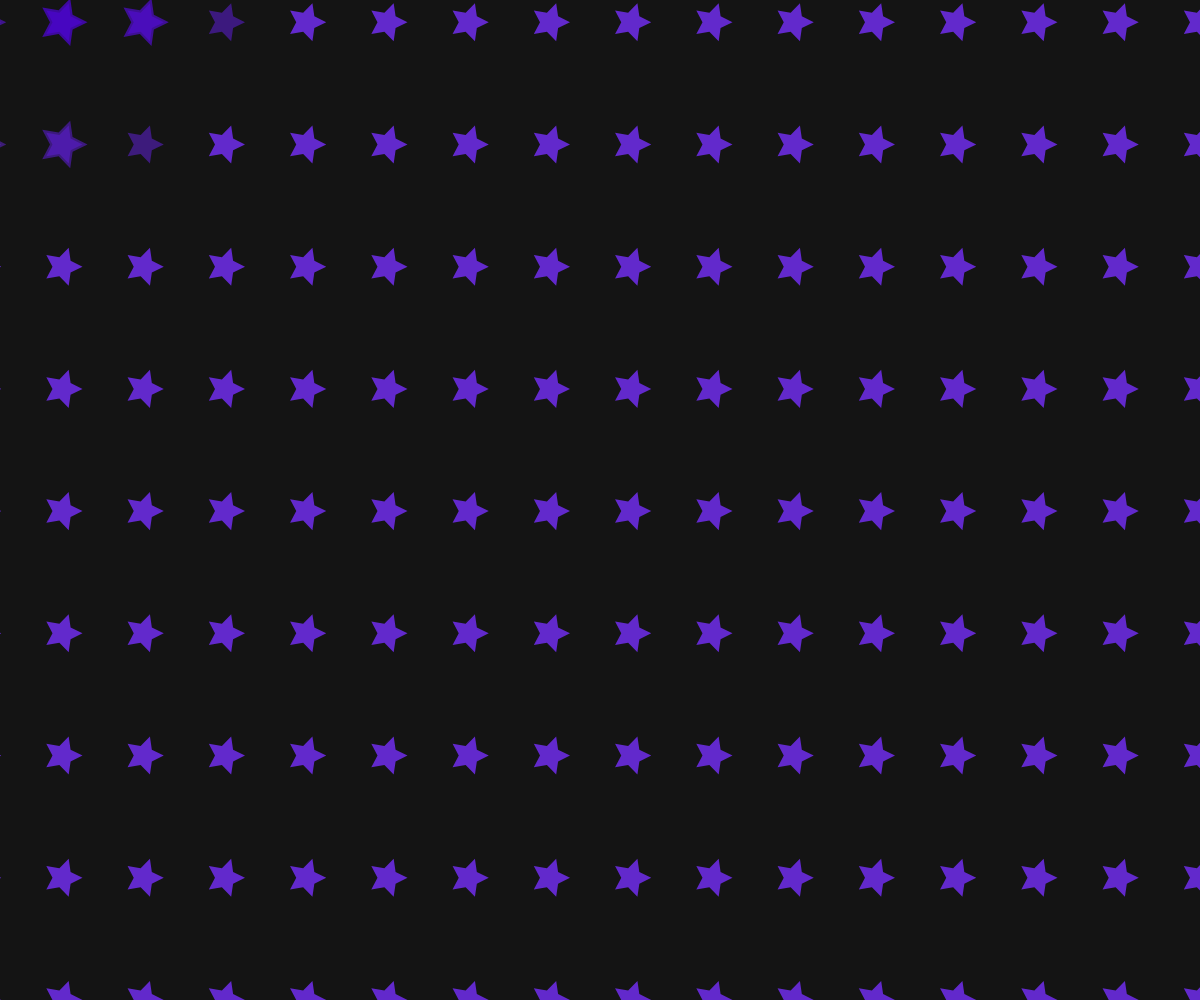
Frame 1 (no input)
Frame 60 (no input): identical to frame 1, image omitted
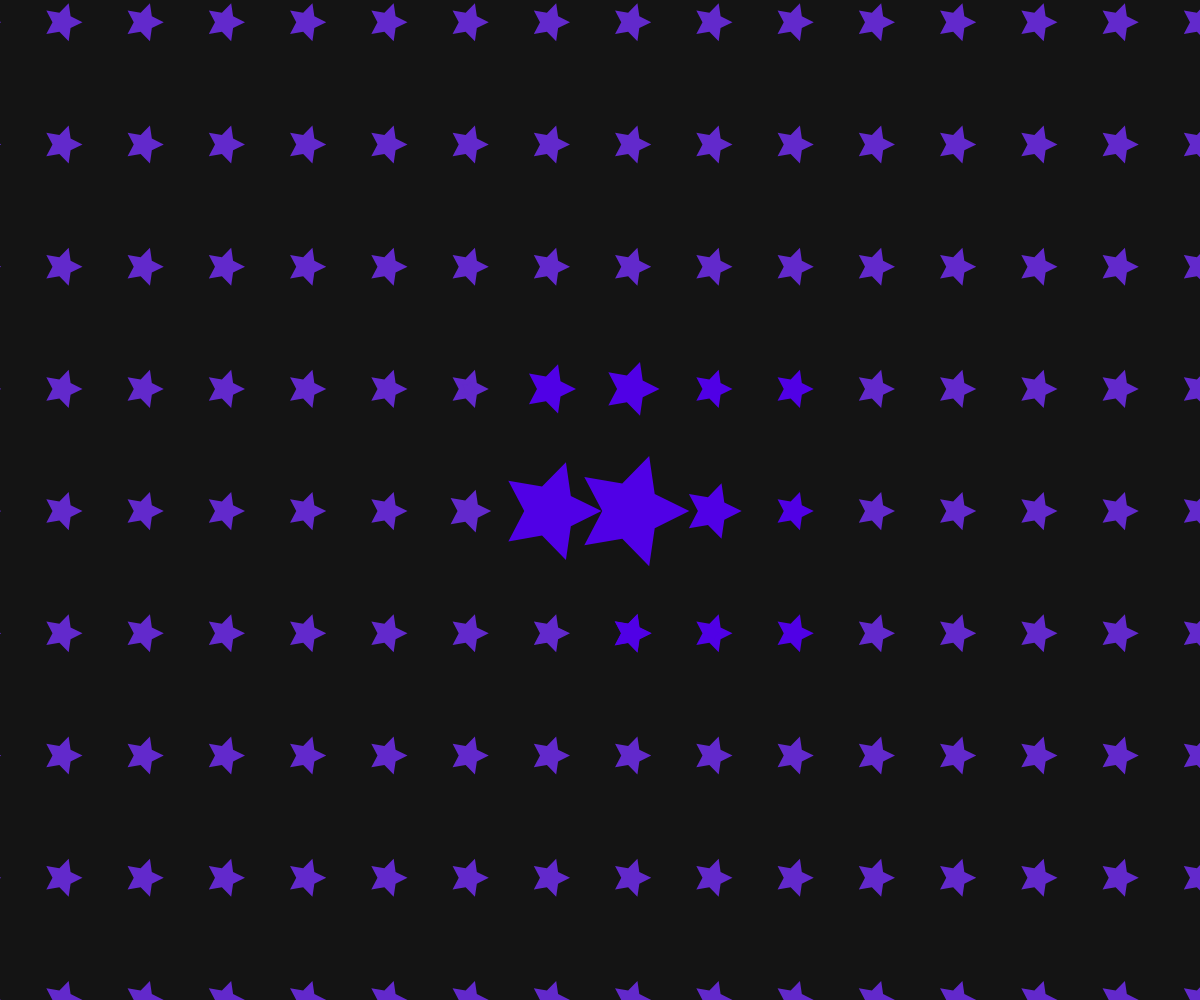
Frame 120 (the mouse pressed at the canvas centre since frame 60)

The p5.js sketch that drew these frames (run headless with seeded random() and noise() and a simulated clock; from frame 60 on, the mouse is pressed at the canvas centre):

// p5.js sketch
// ── sketch.js
//Created by Kirstin Marshall ／人◕ ‿‿ ◕人＼
//See my blog ==> https://kirstinmeows-coding-blog.deno.dev/
//References: co_dart, thecodingtrain & ProfessorChris on YouTube 

let x,y,d
let starC

function setup() 
{
  createCanvas(windowWidth,windowHeight);
  colorMode(HSB);
  starC = color(261,80,80,1);
}

function draw() 
{
  background(8);
  noStroke(); 
  fill(starC);
  drawStars();
}


 function drawStars()
{
//Iiteration of stars in a 16 x 9 grid, with additional padding to ensure stars appear offscreen
   for (y = -100; y < (windowHeight +300); y += (windowHeight +100) / 9){ for (x = -100; x < (windowWidth +300); x += (windowWidth +100) / 16)
   {
       pointedStar(x, y, 5, 20, 10)
// calculates the distance between mouseX and mouseY, to the centre of each star     
       d = dist(mouseX,mouseY,x,y);
       
// Draws stars following the mouse movement from the previous frame, called by using 'movedX' and 'movedY'. Lerp is used to move the stars between the two points at a visually smooth rate by using deltaTime.  DeltaTime is divided by 80 to make the movement less harsh.   
       if (d <=200 & mouseIsPressed == false)
      {
        pointedStar((lerp(x,x+movedX,deltaTime/80)), lerp(y,y+movedY,deltaTime/80), 5, 25, 12.5); 
        
             fill(colourShift())
      }

// When mouse is pressed, stars within 180px distance of the mouse given new sizes through changing the outer and inner radius'.  Using map to allow for the change in size to range from bigger to smaller depending on the distance from the mouse.
       else if (d<=180 & mouseIsPressed == true)
      {
         let newOuter = map(d,0,180,70,5);
         let newInner = map(d,0,180,35,2.5);
         pointedStar(x,y,5,newOuter, newInner) 
         fill(261,100,90);
      }

//Any stars outside of the radius stay uneffected by the colourshift function
       else 
      {
        fill(starC);
      }
       
    }
  }
}

// Function to create the star shape. (x coordinate of centre, y coordinate of centre, radius of whole star, radius of the inner points)
  function pointedStar (x,y, n, outerRadius, innerRadius)
  {
  // Divide TAU by 'n' number of points, to create 'n' equal angles.  'n' refers to the number of points on the star.
    let theta = TAU / n; 

    beginShape() 

// Iterates through the points multipled by i, to create 5 inner points and 5 outer points.
      for (let i = 0; i < n; i++)
    {
    // outer points
      vertex (x + cos(i * theta)* outerRadius, y + sin(i * theta) *outerRadius);
      
    // inner points, addition of 0.5 to have the points fall midway between the outer points.
      vertex (x + cos((i + 0.5) * theta)* innerRadius, y + sin((i +0.5)* theta)*innerRadius);
      
    }

    endShape(CLOSE);

}

// Creates a shift in saturation and alpha depending on the distance from the mouse as determined above and represnted by 'd'.  Returns the colour to the fill called when the stars are within various radius'.
function colourShift()
{
  const h = 261;
  let s = map(d,0,300,100,70);
  const b = 80;
  const a = map(d,0,200,0.8,0.5);
  
  return color(h,s,b,a)
}
